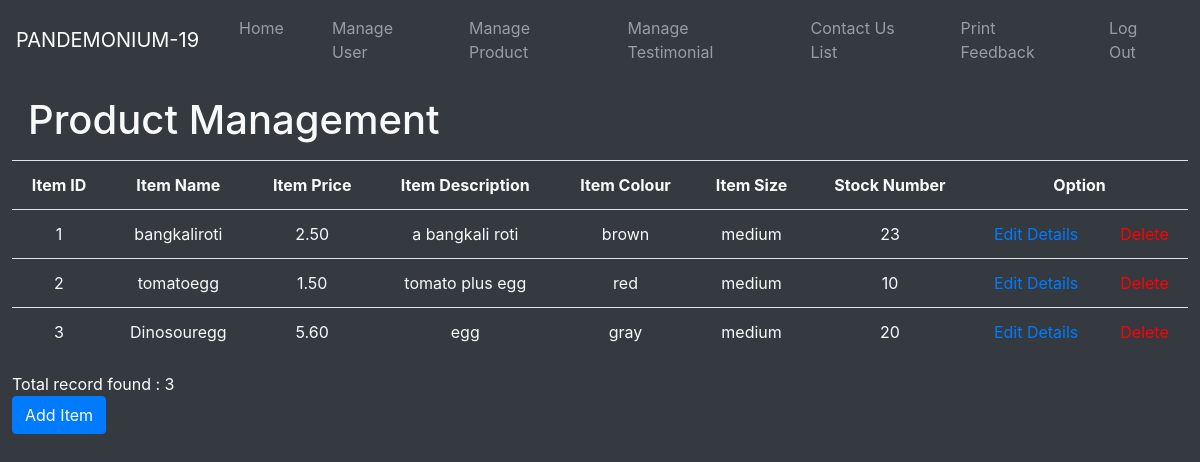
The app's page /admin/manageProduct.php with its own data.
### tables this page shows
CREATE TABLE `item` (
  `itemID` int(10) NOT NULL,
  `itemName` varchar(50) NOT NULL,
  `itemPrice` float(5,2) NOT NULL,
  `itemDescription` varchar(200) NOT NULL,
  `itemColour` varchar(10) DEFAULT NULL,
  `itemSize` varchar(10) DEFAULT NULL,
  `stockNumber` int(5) DEFAULT NULL,
  `image` longblob DEFAULT NULL
);

### admin/manageProduct.php (the view, shortened to what this page needs)
<?php
	include("../database/connect.php");
?>
<!DOCTYPE html>
<html>
<head>
    <link rel="stylesheet" href="https://maxcdn.bootstrapcdn.com/bootstrap/4.0.0/css/bootstrap.min.css"
>
    <?php require("adminNav.php"); ?>
</head>
<body class="bg-dark text-light">
	<form method="get">
	<div class = "user-container" style="margin:1%;">
		<h1 class="m-3">Product Management</h1>
		<table class="table">
			<tr>
				<th scope="col" class="text-center">Item ID</th>
				<th scope="col" class="text-center">Item Name</th>
				<th scope="col" class="text-center">Item Price</th>
				<th scope="col" class="text-center">Item Description</th>
                <th scope="col" class="text-center">Item Colour</th>
                <th scope="col" class="text-center">Item Size</th>
                <th scope="col" class="text-center">Stock Number</th>
				<th scope="col" class="text-center" colspan="2">Option</th>
			</tr>
			<?php
			$result = mysqli_query($con,"select * from item");
			$numRow = mysqli_num_rows($result);
			while($row = mysqli_fetch_assoc($result))
			{
				$itemID = $row['itemID'];
			?>
			<tr>
				<td class="text-center"><?php echo $row['itemID']?></td>
				<td class="text-center"><?php echo $row['itemName']?></td>
				<td class="text-center"><?php echo $row['itemPrice']?></td>
				<td class="text-center"><?php echo $row['itemDescription']?></td>
                <td class="text-center"><?php echo $row['itemColour']?></td>
                <td class="text-center"><?php echo $row['itemSize']?></td>
                <td class="text-center"><?php echo $row['stockNumber']?></td>
				<td class="text-center"><a href="manageProduct_edit.php?id=<?php echo $itemID;?>&pageedit=true">Edit Details</a></td>
				<td class="text-center"><a href="manageProduct.php?pagedelete=true&id=<?php echo $itemID;?>" onclick="return confirmation()" style="color: red;">Delete</a></td>
			</tr>
			<?php
			}
			?>
		</table>
		<footer style="color: white;">Total record found : <?php echo $numRow?></footer>
		<input type="button" value="Add Item" class="btn btn-primary" onclick="location.href='manageProduct_add.php'">
	</div>
	</form>
</body>
</html>

### records on screen
item: itemID "1", itemName "bangkaliroti", itemPrice "2.50", itemDescription "a bangkali roti", itemColour "brown", itemSize "medium", stockNumber "23"
item: itemID "2", itemName "tomatoegg", itemPrice "1.50", itemDescription "tomato plus egg", itemColour "red", itemSize "medium", stockNumber "10"
item: itemID "3", itemName "Dinosouregg", itemPrice "5.60", itemDescription "egg", itemColour "gray", itemSize "medium", stockNumber "20"

### other values on screen
$numRow "3"
